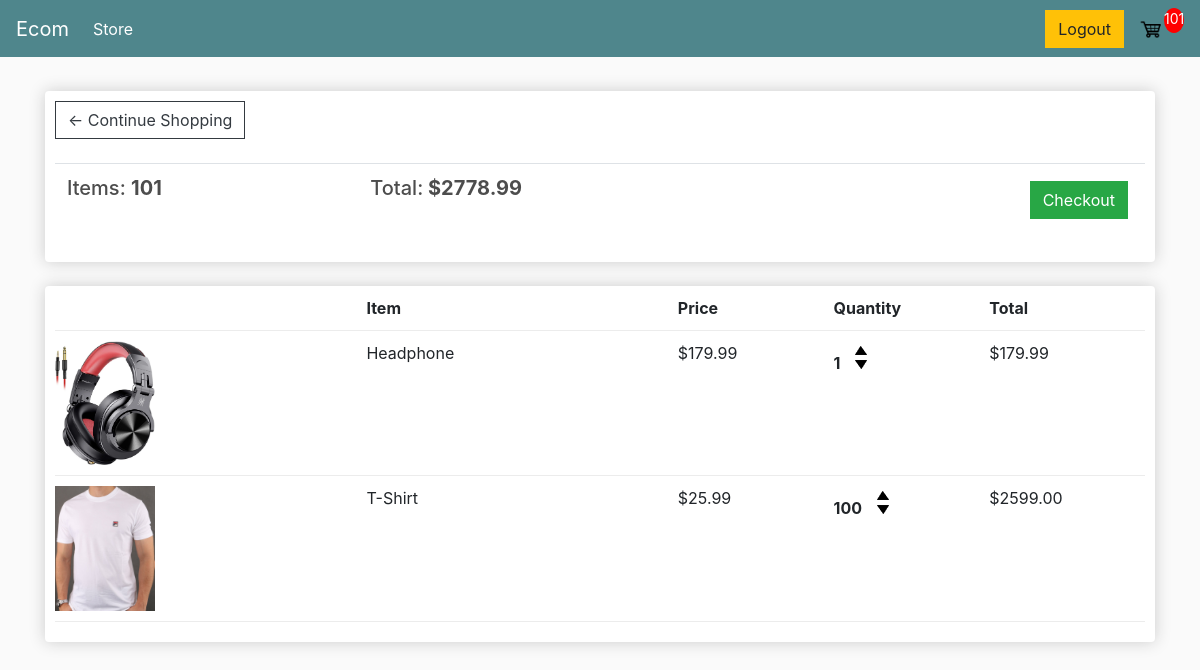
The app's page /cart/ (signed in), older data.
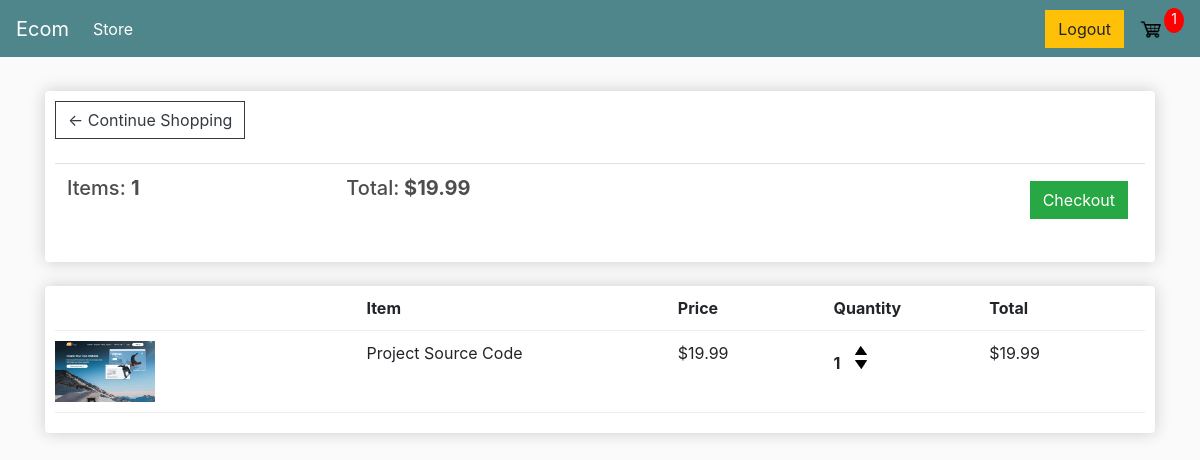
The same page, newer data.
### store/models.py (models this page shows, shortened)
class Order(models.Model):
    customer = models.ForeignKey(Customer, on_delete=models.CASCADE,null=True)
    complete = models.BooleanField(default=False)
    transaction_id = models.CharField(max_length=200, null=True)
    @property
    def get_total_price(self):
        orderitem=self.orderitem_set.all()
        total_price=sum([item.get_total for item in orderitem])
        return total_price
    @property
    def get_total_item(self):
        orderitem=self.orderitem_set.all()
        total=sum([item.quantity for item in orderitem])
        return total

class OrderItem(models.Model):
    product = models.ForeignKey(Product, on_delete=models.SET_NULL, null=True)
    order = models.ForeignKey(Order, on_delete=models.SET_NULL, null=True)
    quantity = models.IntegerField(default=0, null=True, blank=True)
    date_added = models.DateTimeField(auto_now_add=True)
    @property
    def get_total(self):
        total=self.product.price * self.quantity
        return total

class Product(models.Model):
    name = models.CharField(max_length=200, null=False, blank=False)
    price = models.FloatField(default=0)
    digital = models.BooleanField(default=False, null=True, blank=True)
    image=models.ImageField(upload_to='%d',default='default.jpg',)

### store/views.py (the view)
# urls.py: path('cart/', views.cartView, name='cart'),
def cartView(request):
    if request.user.is_authenticated:
        customer=request.user.customer
        order, created =Order.objects.get_or_create(customer=customer, complete = False)
        items=order.orderitem_set.all()
        cart_total=order.get_total_item
    else:
        items=[]
        order={'get_total_price':0,'get_total_item':0}
        cart_total=order['get_total_item']
    content={'items':items,'order':order,'cartItem':cart_total}
    return render(request,'store/cart.html',content)

### store/templates/store/cart.html
{% extends 'main.html' %}
{% load static %}
{% block content %}
	<div class="row">
		<div class="col-lg-12">
			<div class="box-element">
				<a  class="btn btn-outline-dark" href="{% url 'store' %}">&#x2190; Continue Shopping</a>
				<br>
				<br>
				<table class="table">
					<tr>
						<th><h5>Items: <strong>{{order.get_total_item}}</strong></h5></th>
						<th><h5>Total:<strong> ${{order.get_total_price|floatformat:2}}</strong></h5></th>
						<th>
							<a  style="float:right; margin:5px;" class="btn btn-success" href="{% url 'checkout' %}">Checkout</a>
						</th>
					</tr>
				</table>
			</div>
			<br>
			<div class="box-element">
				<div class="cart-row">
					<div style="flex:2"></div>
					<div style="flex:2"><strong>Item</strong></div>
					<div style="flex:1"><strong>Price</strong></div>
					<div style="flex:1"><strong>Quantity</strong></div>
					<div style="flex:1"><strong>Total</strong></div>
				</div>
				{% for item in items %}
				<div class="cart-row">
					<div style="flex:2"><img class="row-image" src="{{item.product.image.url}}"></div>
					<div style="flex:2"><p>{{item.product.name}}</p></div>
					<div style="flex:1"><p>${{item.product.price|floatformat:2}}</p></div>
					<div style="flex:1">
						<p class="quantity">{{item.quantity}}</p>
						<div class="quantity">
							<img data-product="{{item.product.id}}" data-action="add" class="chg-quantity update-cart" src="{% static  'images/arrow-up.png' %}">
							<img data-product="{{item.product.id}}" data-action="remove" class="chg-quantity update-cart" src="{% static  'images/arrow-down.png' %}">
						</div>
					</div>
					<div style="flex:1"><p>${{item.get_total|floatformat:2}}</p></div>
				</div>
				{% endfor %}
			</div>
		</div>
	</div>
{% endblock content %}

Row changes from the older to the newer data that the page shows:
removed OrderItem: product.image (picture), product.name "Headphone", product.price "179.99", quantity "1", get_total "179.99"
removed OrderItem: product.image (picture), product.name "T-Shirt", product.price "25.99", quantity "100", get_total "2599.00"
computed for Order: get_total_item "101" → "1"; get_total_price "2778.99" → "19.99"
added OrderItem: product.image (picture), product.name "Project Source Code", product.price "19.99", quantity "1", get_total "19.99"
Text that changed along with them:
{{ cartItem }}: "101" → "1"
